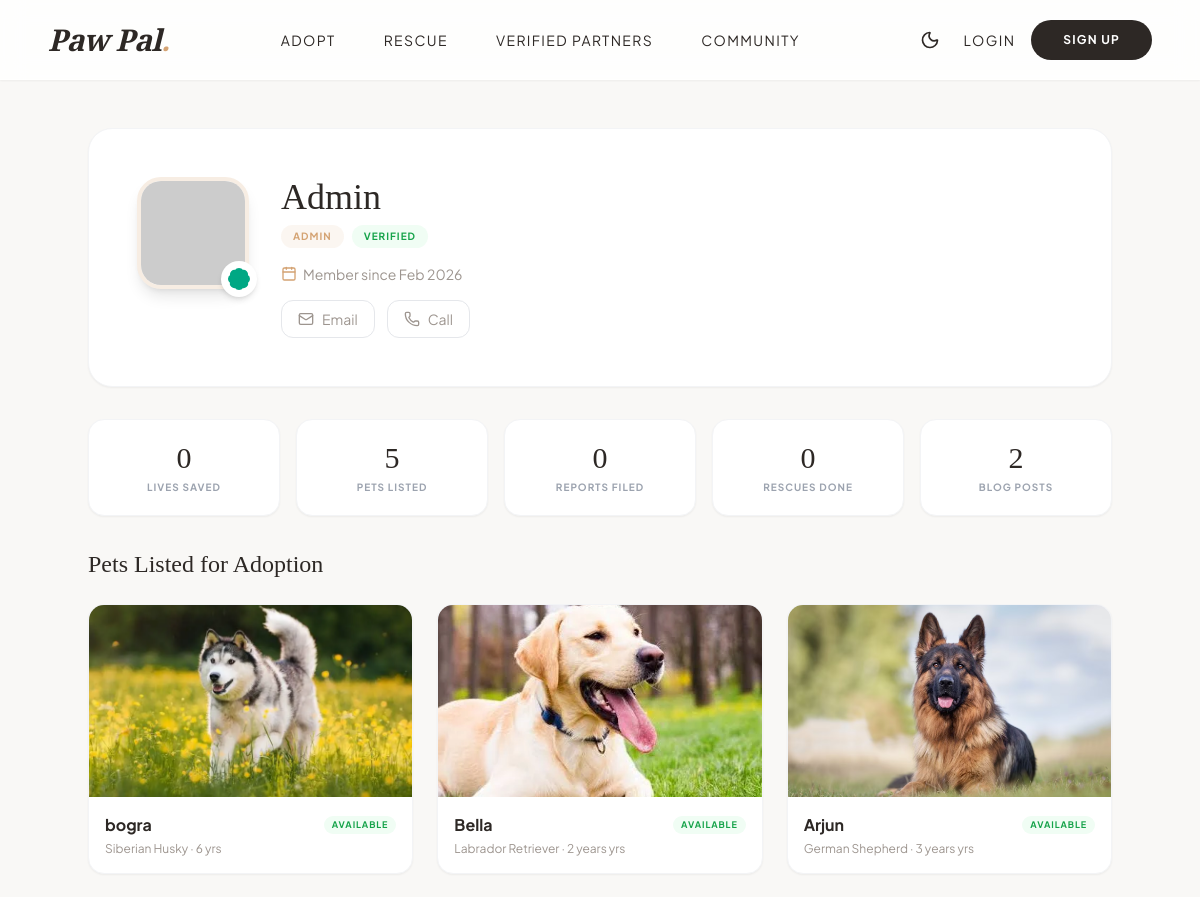
/user-profile.php?id=1 (upper part), run on an earlier commit of the app's database.
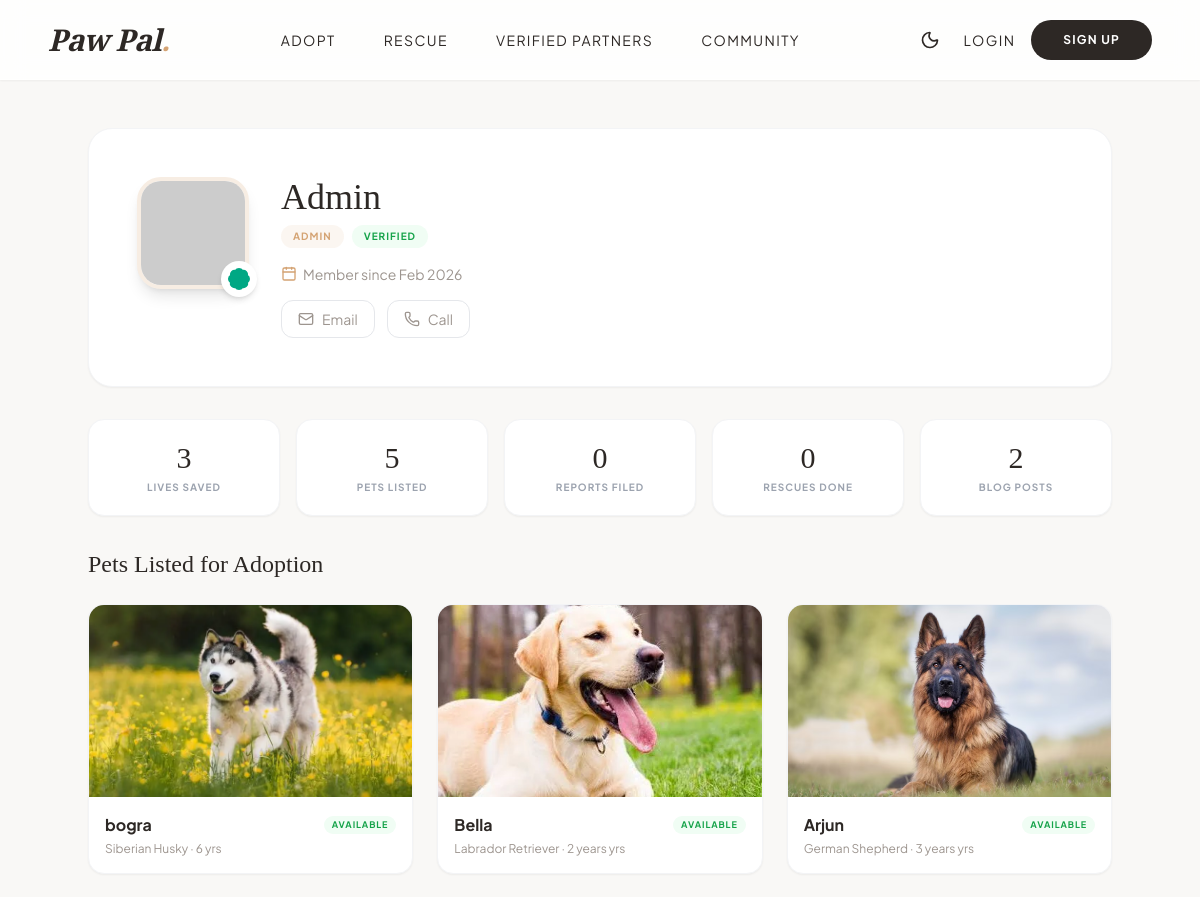
And on a later commit of the database.
### tables this page shows
CREATE TABLE `users` (
  `id` int(11) NOT NULL,
  `username` varchar(50) NOT NULL,
  `email` varchar(100) NOT NULL,
  `password` varchar(255) NOT NULL,
  `phone` varchar(20) DEFAULT NULL,
  `address` text DEFAULT NULL,
  `role` enum('user','admin','volunteer','rescuer','organization') DEFAULT 'user',
  `is_verified` tinyint(1) DEFAULT 0,
  `created_at` timestamp NOT NULL DEFAULT current_timestamp(),
  `gender` varchar(20) DEFAULT NULL,
  `dob` date DEFAULT NULL,
  `profile_image` varchar(255) DEFAULT NULL,
  `lives_saved` int(11) DEFAULT 0,
  `organization_name` varchar(150) DEFAULT NULL
);

### user-profile.php (the view, shortened to what the changed rows need)
<?php
include 'config.php';
$userId = (int) $_GET['id'];
$stmt = $conn->prepare("SELECT id, username, email, phone, role, profile_image, address, gender, dob, is_verified, lives_saved, created_at, organization_name FROM users WHERE id = ?");
$stmt->bind_param("i", $userId);
$stmt->execute();
$result = $stmt->get_result();
$user = $result->fetch_assoc();
$userPets = $conn->query("SELECT * FROM pets WHERE added_by = $userId ORDER BY added_at DESC LIMIT 6");
$displayName = !empty($user['organization_name']) ? $user['organization_name'] : $user['username'];
include 'includes/header.php';
?>
<section class="pt-32 pb-20 px-6">
    <div class="max-w-5xl mx-auto">
        <div class="bg-white rounded-3xl shadow-sm border border-gray-100 p-8 md:p-12 mb-8">
            <div class="flex flex-col md:flex-row items-center md:items-start gap-8">
                <div class="flex-1 text-center md:text-left">
                    <h1 class="font-serif text-4xl text-paw-dark mb-2">
                        <?php echo htmlspecialchars($displayName); ?>
                    </h1>
                    <div class="flex flex-wrap justify-center md:justify-start gap-2 mb-4">
                        <span
                            class="px-3 py-1 rounded-full text-[10px] font-bold uppercase tracking-widest bg-paw-accent/10 text-paw-accent">
                            <?php echo ucfirst($user['role']); ?>
                        </span>
                        <?php if ($user['is_verified']): ?>
                            <span
                                class="px-3 py-1 rounded-full text-[10px] font-bold uppercase tracking-widest bg-green-50 text-green-600">
                                Verified
                            </span>
                        <?php endif; ?>
                    </div>
                    <div class="flex flex-wrap justify-center md:justify-start gap-4 text-sm text-paw-gray">
                        <span class="flex items-center gap-1.5">
                            <i data-lucide="calendar" class="w-4 h-4 text-paw-accent"></i>
                            Member since
                            <?php echo date('M Y', strtotime($user['created_at'])); ?>
                        </span>
                    </div>
                    <div class="flex flex-wrap justify-center md:justify-start gap-3 mt-4">
                        <?php if (!empty($user['email'])): ?>
                            <a href="mailto:<?php echo htmlspecialchars($user['email']); ?>"
                                class="inline-flex items-center gap-2 px-4 py-2 border border-gray-200 rounded-xl text-sm text-paw-gray hover:bg-paw-accent hover:text-white hover:border-paw-accent transition-all">
                            </a>
                        <?php endif; ?>
                        <?php if (!empty($user['phone'])): ?>
                            <a href="tel:<?php echo htmlspecialchars($user['phone']); ?>"
                                class="inline-flex items-center gap-2 px-4 py-2 border border-gray-200 rounded-xl text-sm text-paw-gray hover:bg-paw-accent hover:text-white hover:border-paw-accent transition-all">
                            </a>
                        <?php endif; ?>
                    </div>
                </div>
            </div>
        </div>
        <div class="grid grid-cols-2 md:grid-cols-5 gap-4 mb-8">
            <div class="bg-white rounded-2xl p-5 shadow-sm border border-gray-100 text-center">
                <p class="font-serif text-3xl text-paw-dark">
                    <?php echo $user['lives_saved']; ?>
                </p>
                <p class="text-[10px] uppercase tracking-widest font-bold text-gray-400 mt-1">Lives Saved</p>
            </div>
        </div>
        <?php if ($userPets && $userPets->num_rows > 0): ?>
            <div class="mb-8">
                <h2 class="font-serif text-2xl text-paw-dark mb-6">Pets Listed for Adoption</h2>
            </div>
        <?php endif; ?>
    </div>
</section>
<?php include 'includes/footer.php'; ?>

What changed in the data, as far as the page shows it:
changed users "Admin": lives_saved "0" → "3"
